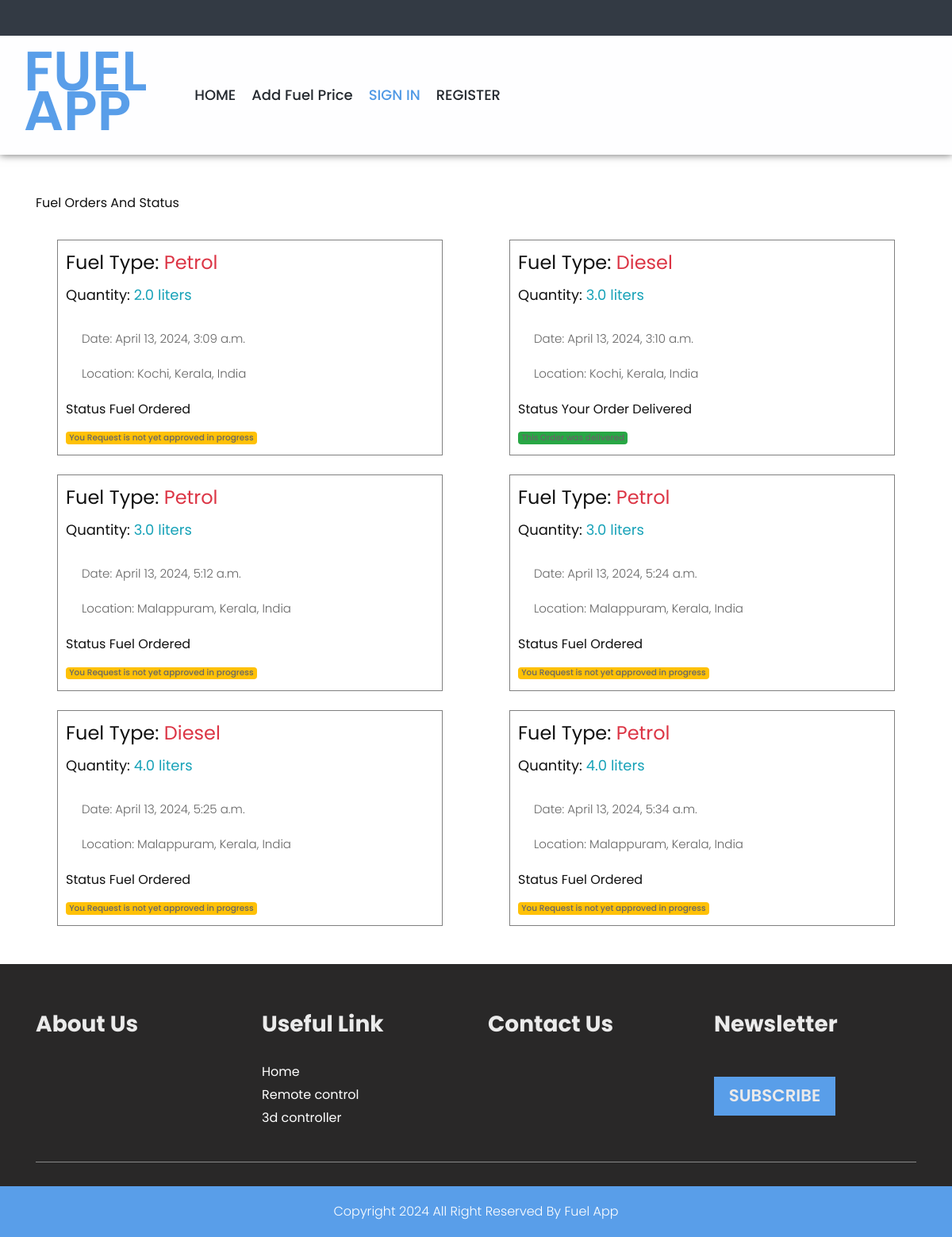
Screenshot of /AdminViewFuelRequests with the database file from the repository.
### Home/models.py (models this page shows)
class FuelRequest(models.Model):
    user = models.ForeignKey(User, on_delete=models.CASCADE,null=True, blank=True, related_name="customer")
    staff = models.ForeignKey(User, on_delete=models.CASCADE,null=True, blank=True, related_name="staff")
    fuel = models.CharField(max_length=255)
    qunty = models.FloatField()
    name = models.CharField(max_length=255)
    location = models.CharField(max_length=255)
    phone = models.IntegerField()
    latitude = models.FloatField()
    logitude = models.FloatField()
    status = models.BooleanField(default=False)
    delivery_status = models.CharField(max_length=25)
    completion_status = models.BooleanField(default=False)
    date_time = models.DateTimeField(auto_now_add=True)

### Home/views.py (the view)
# urls.py: path("AdminViewFuelRequests",views.AdminViewFuelRequests,name="AdminViewFuelRequests"),
def AdminViewFuelRequests(request):
    fuelrequest = FuelRequest.objects.all()
    context = {
        "fuelrequest":fuelrequest
    }
    return render(request,"adminfuelreqests.html",context)

### templates/adminfuelreqests.html (shortened to what this page needs)
{% extends 'adminindex.html' %}
{% block content %}
<link rel="stylesheet" href="https://unpkg.com/leaflet/dist/leaflet.css" />
<div class="container mt-5 mb-5">
    <div class="content">
        <h4>Fuel Orders And Status</h4>
        <div class="row">
            {% for fuel in fuelrequest%}
            <div class="col-md-6 mt-4">
                <div class="content-box">
                    <h1>Fuel Type: <span class="text-danger">{{fuel.fuel}}</span></h1>
                    <h3>Quantity: <span class="text-info"> {{fuel.qunty}} liters</span></h3>
                    <p>Date: {{fuel.date_time}}</p>
                    <p>Location: {{fuel.location}}</p>
                    <h4>Status {{fuel.delivery_status}} </h4>
                    {% if fuel.completion_status == False %}
                    {% if fuel.status == True %}
                    <span class="badge bg-success">You Request is approved delivery in progress</span>
                    {% else %}
                    <span class="badge bg-warning">You Request is not yet approved in progress</span>
                    {% endif %}
                    {% else %}
                    <span class="badge bg-success">This Order was delivered</span>
                    {% endif %}
                </div>
            </div>
            {% endfor %}
        </div>
    </div>
</div>
{% endblock %}

### static/css/style.css (style rules this page uses)
* { box-sizing: border-box !important; transition: ease all 0.5s; }
html { scroll-behavior: smooth; }
body { color: #666666; font-size: 14px; font-family:Poppins; line-height: 1.80857; font-weight: normal; overflow-x: hidden; }
h1, h2, h3, h4, h5, h6 { letter-spacing: 0; font-weight: normal; position: relative; padding: 0 0 10px 0; font-weight: normal; line-height: normal; color: #111111; margin: 0 }
h1 { font-size: 24px }
h3 { font-size: 18px }
h4 { font-size: 16px }
*, *::after, *::before { -webkit-box-sizing: border-box; -moz-box-sizing: border-box; box-sizing: border-box; }
p { margin: 20px; font-weight: 300; font-size: 15px; line-height: 24px; }
.badge { font-weight: 500; }

### templates/adminfuelreqests.html (style rules this page uses)
.content-box { width: 90%; margin: auto; padding: 10px; border: 1px solid gray; }

### rows the page displays
FuelRequest: fuel "Petrol", qunty "2.0", date_time "April 13, 2024, 3:09 a.m.", location "Kochi, Kerala, India", delivery_status "Fuel Ordered", shows "You Request is not yet approved in progress"
FuelRequest: fuel "Diesel", qunty "3.0", date_time "April 13, 2024, 3:10 a.m.", location "Kochi, Kerala, India", delivery_status "Your Order Delivered", completion_status "This Order was delivered"
FuelRequest: fuel "Petrol", qunty "3.0", date_time "April 13, 2024, 5:12 a.m.", location "Malappuram, Kerala, India", delivery_status "Fuel Ordered", shows "You Request is not yet approved in progress"
FuelRequest: fuel "Petrol", qunty "3.0", date_time "April 13, 2024, 5:24 a.m.", location "Malappuram, Kerala, India", delivery_status "Fuel Ordered", shows "You Request is not yet approved in progress"
FuelRequest: fuel "Diesel", qunty "4.0", date_time "April 13, 2024, 5:25 a.m.", location "Malappuram, Kerala, India", delivery_status "Fuel Ordered", shows "You Request is not yet approved in progress"
FuelRequest: fuel "Petrol", qunty "4.0", date_time "April 13, 2024, 5:34 a.m.", location "Malappuram, Kerala, India", delivery_status "Fuel Ordered", shows "You Request is not yet approved in progress"
